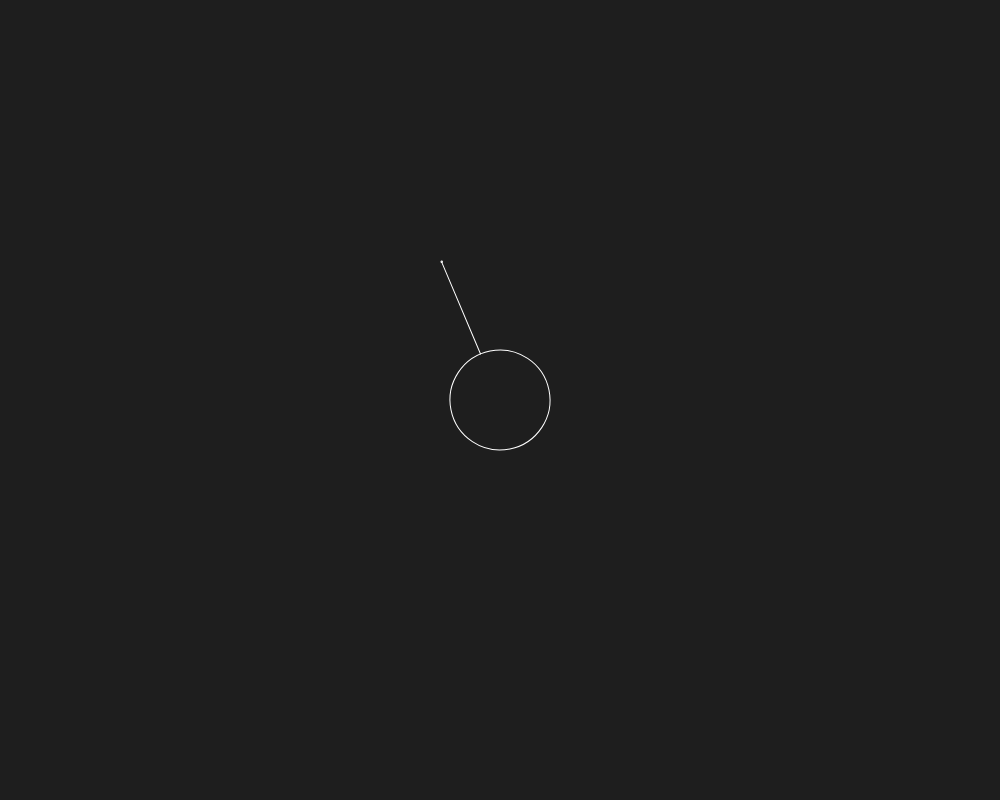
Frame 1 (no input)
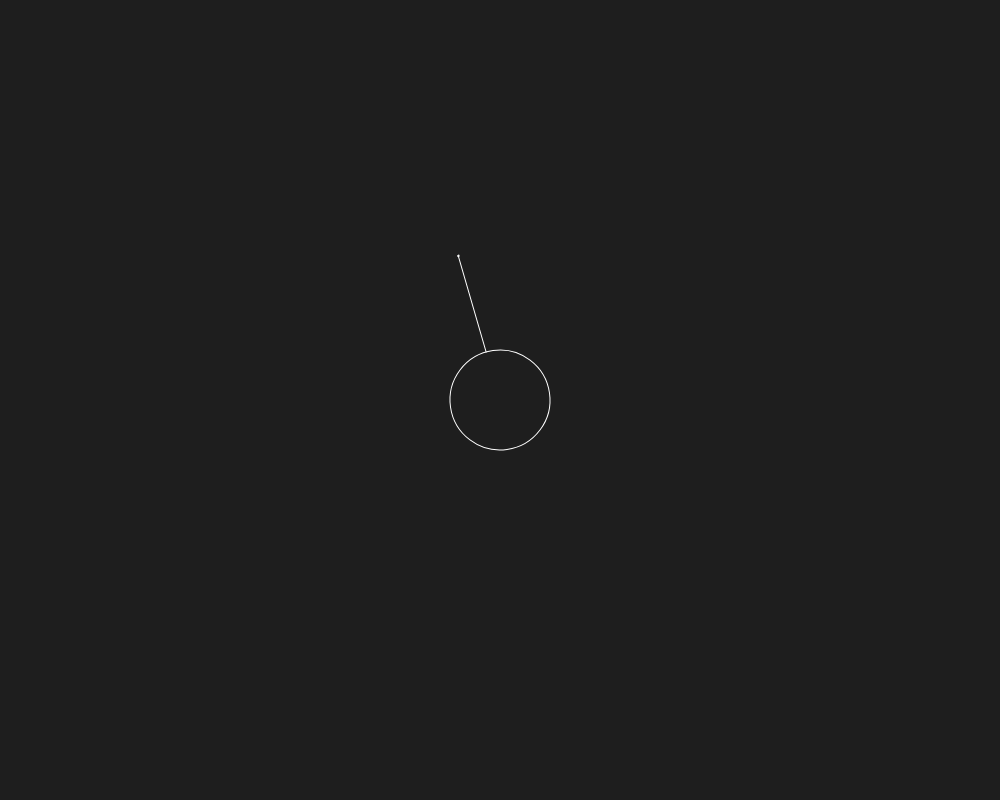
Frame 60 (no input)
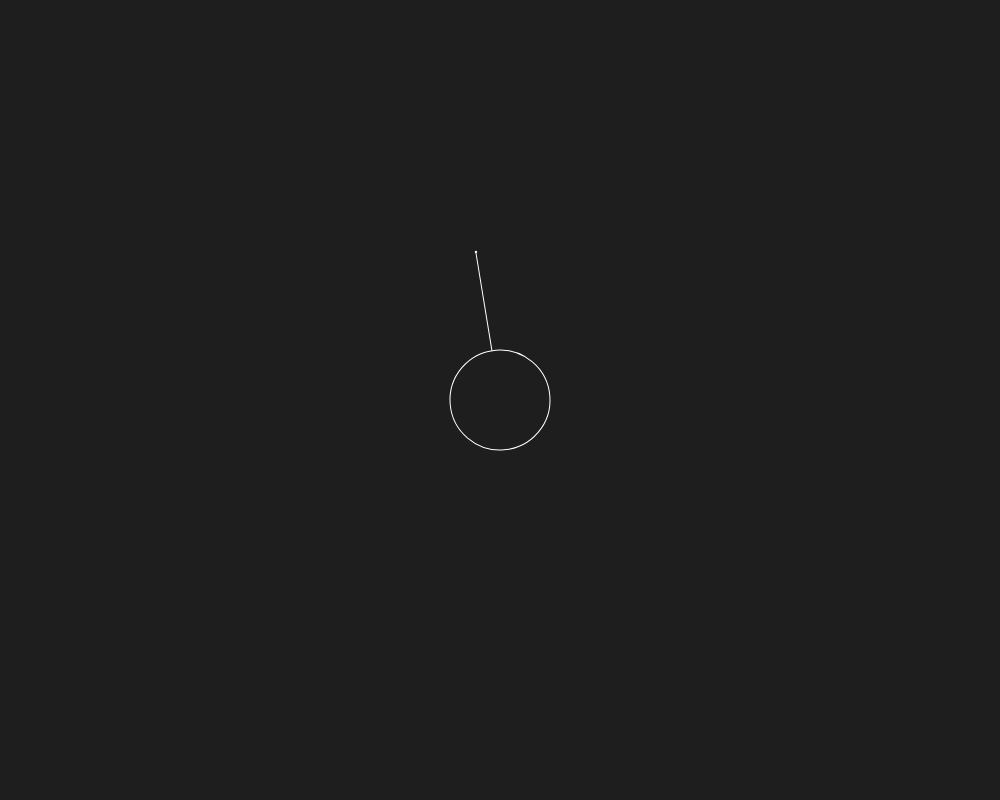
Frame 120 (the mouse pressed at the canvas centre since frame 60)

The p5.js sketch that drew these frames (run headless with seeded random() and noise() and a simulated clock; from frame 60 on, the mouse is pressed at the canvas centre):

// p5.js sketch
// ── sketch.js
function setup() {
  createCanvas(1000, 800);
  background(30);

}

timestep = 60;

theta = - 0.2;

theta_dot = 0.001 * timestep;
w = 200;
r = w + 100


p_r = 0;
P_theta = 0

p_r_dot = 0;
p_theta_dot = 0;

p_r_dot_dot = 0;
p_theta_dot_dot = 0;

g = 0.70 * 10**6;

function draw() {

  //clear();
  stroke(255);
  strokeWeight(2);
  noFill();
  background(30)
  //clear();
  translate(500, 400);
  scale(.5);
  rotate(theta);
  ellipse(0, 0, w);
 
  line((w / 2) * sin(theta), -(w / 2) *cos(theta), r * sin(theta), -r * cos(theta));
  theta = theta + theta_dot * 1 / timestep;

  if (theta > 0)
  {
  	p_r_dot_dot = p_r * p_theta_dot * p_theta_dot - g / (p_r * p_r);
  	p_theta_dot_dot = -2 * p_r_dot * p_theta_dot / p_r;


  	p_r_dot = p_r_dot + 1 / 60 * p_r_dot_dot;
  	p_theta_dot = p_theta_dot + 1/timestep * p_theta_dot_dot;


  	p_r = p_r + 1/60 * p_r_dot;
  	p_theta = p_theta + 1/timestep * p_theta_dot; 




  }else{
  	p_r = r;
  	p_theta = theta;
  	p_theta_dot = theta_dot;
  	p_r_dot = 0;
  }

  stroke(255, 255, 255);
  ellipse(p_r * sin(p_theta), -p_r * cos(p_theta), 3);
  
  /*if(p_r < w / 2)
  {
  	//p_r = 0;
	//p_theta = 0

	p_r_dot = 0;
	p_theta_dot = 0;

	p_r_dot_dot = 0;
	p_theta_dot_dot = 0;

	g = 0;

	theta_dot = 0;
  }*/

}
